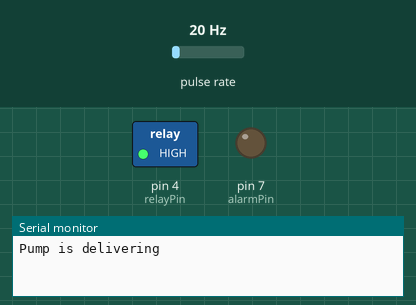
Recording of a sketch running on a simulated Arduino Uno, built for the host (arithmetic inside an expression is 32-bit, double 64-bit). On the bench: switched loads named in the sketch (green lamp = pin HIGH), output pins drawn as LEDs (lit = HIGH), the last lines printed to the serial monitor. Wiring (inferred from the names in the program): pulse sensor: data pin 2. The inputs (shaded band) are chosen by the test bench; at power-on: pulse rate 20 Hz.

Above: at 0.1 s.
At 5.1 s:
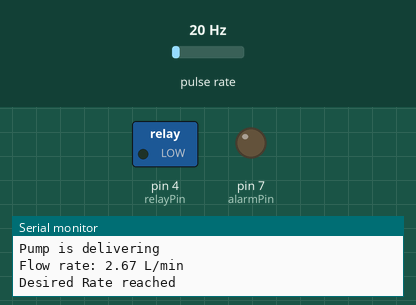
Timing chart, 0 to 6.6 s (numbered marks = the images above):
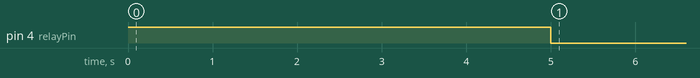

Measured:
- by itself, pin 4 (relayPin): LOW → HIGH at 0.00 s, → LOW 5.0 s later

The sketch:

main.ino
```cpp
const int relayPin = 4;
const int flowPin = 2;
const int alarmPin = 7;
volatile unsigned long flowPulseCount = 0;
unsigned long oldTime = 0;
float flowRate = 0.0;
bool relayOn = true;
void flowISR() {
  flowPulseCount++;
}

void setup() {
  pinMode(relayPin, OUTPUT);
  pinMode(alarmPin, OUTPUT);
  Serial.begin(9600);
  pinMode(flowPin, INPUT);
  attachInterrupt(digitalPinToInterrupt(flowPin), flowISR, RISING);

}

void loop() {
  //////////RELAY LOGIC//////////////////////////////////////////////
  if (relayOn && flowRate < 1  ){  // TRUE,  < 1
    digitalWrite(relayPin, HIGH);
    Serial.println("Pump is delivering");
    delay(5000);
  }


  //////////FLOWMETER LOGIC//////////////////////////////////////////////////
  unsigned long currentTime = millis();
  if (currentTime - oldTime >= 1000) {
    noInterrupts();
    unsigned long flowPulseCountCopy = flowPulseCount;
    float frequency = flowPulseCountCopy / ((currentTime - oldTime)*0.001); // calc actual freq given n and time (n/t = f)
    flowPulseCount = 0;
    interrupts();

    // Pulse frequency (Hz) = 7.5 * Flow rate (L/min)
    flowRate = frequency / 7.5;
    Serial.print("Flow rate: ");
    Serial.print(flowRate);
    Serial.println(" L/min");
    oldTime = currentTime;
    if( flowRate < 0.1 && relayOn){

      Serial.print("BLOCKAGE in the tubing!!!!");
      digitalWrite(relayPin, LOW);
      Serial.println("Turn off");
      relayOn = false;

      while(true){

        digitalWrite(alarmPin, HIGH);

        if (Serial.available() > 0) {

          String input = Serial.readString();
          Serial.print("You entered: "); Serial.println(input);
          if (input == 1) {
            Serial.print("You entered: "); Serial.println(input);
            Serial.println("Turning on the pump...");
            relayOn = true;
          } else {
            Serial.println("Unknown command");
          }

        }

      }

    } else if ( flowRate >  1 ){

      digitalWrite(relayPin, LOW);
      Serial.println("Desired Rate reached");
      relayOn = false;

    } else {

       digitalWrite(relayPin, HIGH);
       relayOn = true;
    }
  }
}
```
